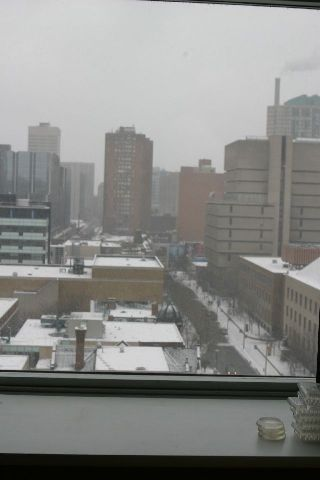
#> input picture window.jpg, 320 x 480 px
$ python triangulation_matting.py   (older library calls are emulated)
#> lines starting #> are read from the running program, lines starting #| are printed output that depends on the picture
from pylab import *
import numpy as np
import matplotlib.pyplot as plt
import matplotlib.cbook as cbook
from scipy.misc import imread
import matplotlib.image as mpimg
import matplotlib.pyplot as plt
from PIL import Image
import time


def matting(b1, b2, c1, c2):
    '''Computes the triangulation matting equation

       Param:
       b1: background image 1
       b2: background image 2
       c1: composite image 1 (back + front)
       c2: composite image 2 (back + front)

       Returns:
       fg: foreground image
       alpha: alpha image '''
    print("[*] Start matting...")
    time_start = time.time()
    img_shape = b1.shape  # all images have same shape
    H, W, C = img_shape
    assert C == 3, "ONLY support RGB format images!"
    B = np.concatenate([b1, b2], axis=2).reshape(H, W, 2*C, 1)  # stack along the channel axis
    I = np.concatenate([c1, c2], axis=2).reshape(H, W, 2*C, 1)
    R = I - B
    A = np.zeros((H, W, 2*C, 3))
    m = np.array([[1,0,0],[0,1,0],[0,0,1],[1,0,0],[0,1,0],[0,0,1]])
    A = A + m
    A = np.concatenate([A, -B], axis=3)

    x_pinv = np.linalg.pinv(A)
    x_dot = np.matmul(x_pinv, R)
    X = np.clip(x_dot, 0.0, 1.0).squeeze(axis=3)
    fg = X[:, :, :3]
    alpha = X[:, :, 3]

    print("[*] Matting completed with time elapse: {} sec".format(time.time() - time_start))
    return fg, alpha


if __name__ == '__main__':
    window = np.array(Image.open('window.jpg'))/255.0

    b1 = np.array(Image.open('flowers-backA.jpg'))/255.0
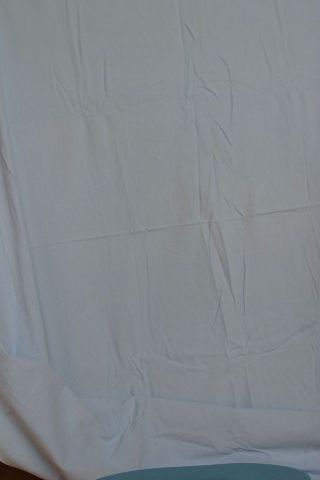
#> input picture flowers-backA.jpg, 320 x 480 px
    b2 = np.array(Image.open('flowers-backB.jpg'))/255.0
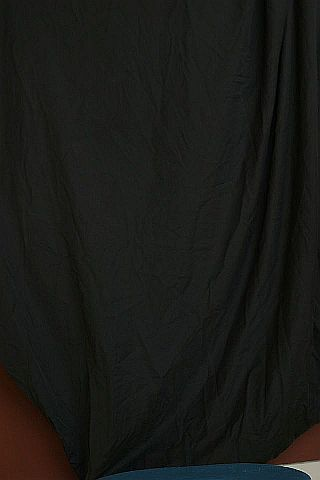
#> input picture flowers-backB.jpg, 320 x 480 px
    c1 = np.array(Image.open('flowers-compA.jpg'))/255.0
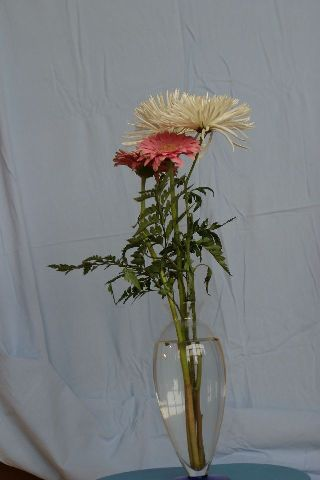
#> input picture flowers-compA.jpg, 320 x 480 px
    c2 = np.array(Image.open('flowers-compB.jpg'))/255.0
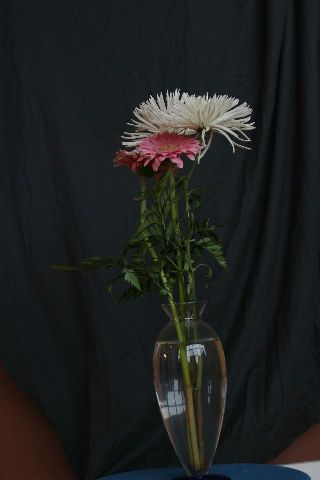
#> input picture flowers-compB.jpg, 320 x 480 px
    fg, alpha = matting(b1,b2,c1,c2)
#> in matting, `X = np.clip(x_dot, 0.0, 1.0).squeeze(axis=3)`:
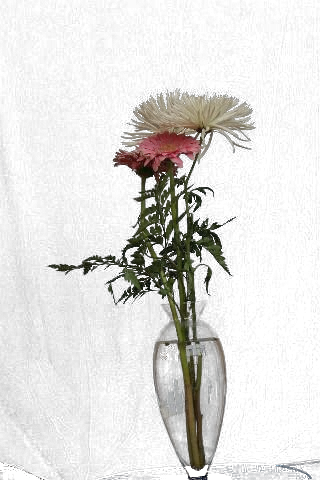
#> X: shape (480, 320, 4) float64; mean of channels 0, 1, 2, 3 0.0459, 0.0447, 0.0429, 0.154; transparent parts drawn white
#> in matting, `alpha = X[:, :, 3]`:
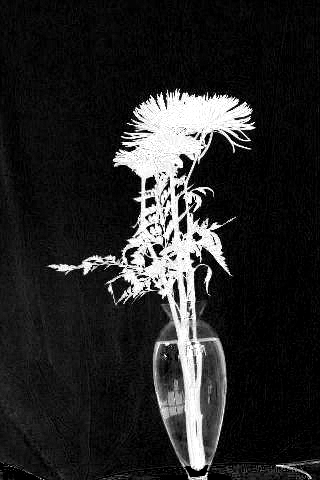
#> alpha: shape (480, 320) float64; min 0, max 1, mean 0.154
    imsave('flowers-alpha.jpg', alpha, cmap=cm.gray)
    imsave('flowers-foreground.jpg', fg)
    b = (1.0 - alpha).reshape(alpha.shape[0], alpha.shape[1], 1) * window
    composite = fg + b
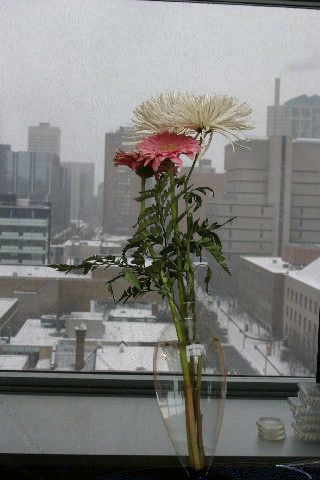
#> composite: shape (480, 320, 3) float64; mean of channels 0, 1, 2 0.5, 0.5, 0.49; drawn with min black and max white
    plt.show(imshow(composite))
#> (the run stopped early here; a loop or call above may not have finished)
